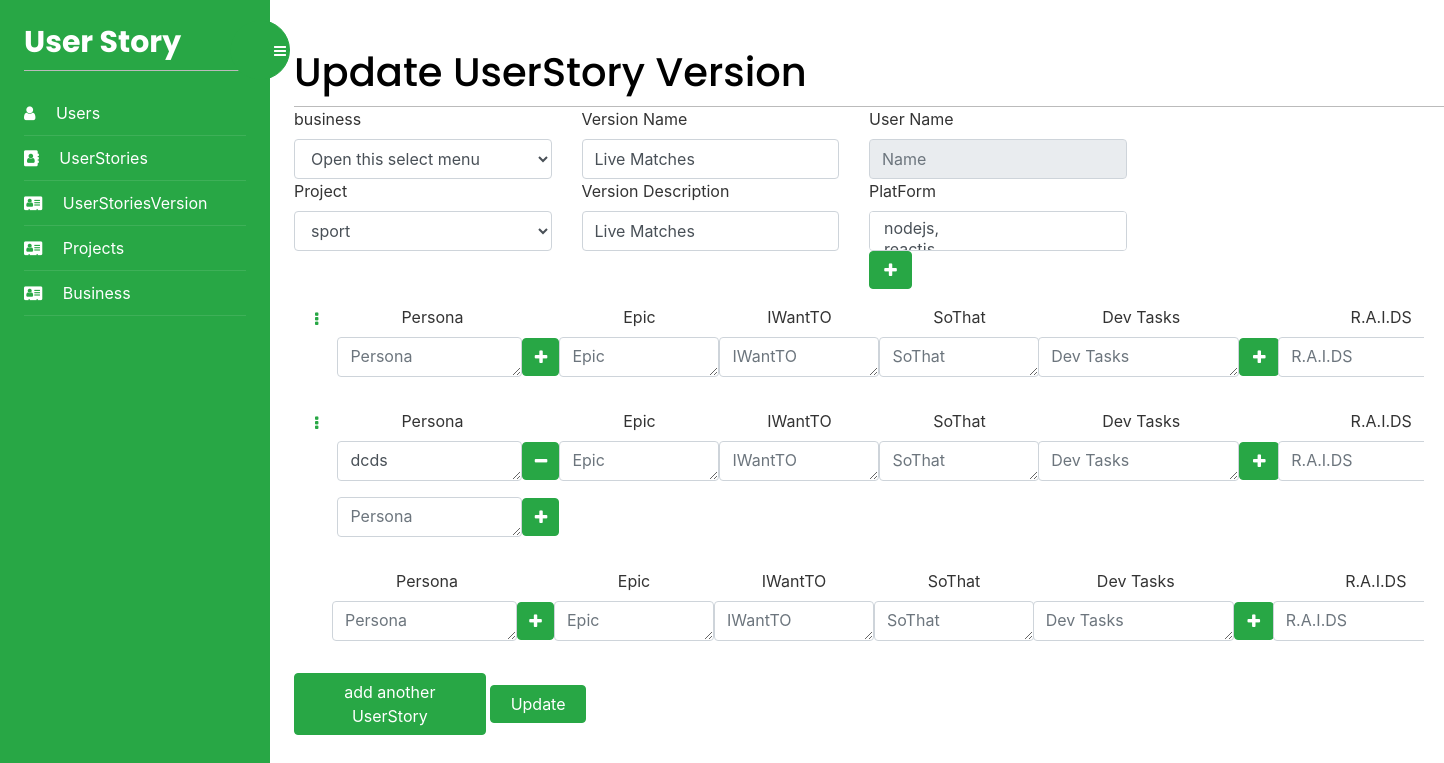
Page /UserStoryVersion/userStoryVersionEdit/1 on the committed database.
### UserStoryApp/models.py (models this page shows, shortened)
class UserStoryVersion(models.Model):
    id = models.AutoField(primary_key=True)
    name = models.TextField(blank=True)
    description = models.TextField(blank=True)
    Project = models.ForeignKey(Project, on_delete=models.CASCADE)
    User = models.ForeignKey(
        User, on_delete=models.CASCADE, blank=True, null=True)
    class Meta:
        db_table = "UserStoryVersion"

class UserStory(models.Model):
    id = models.AutoField(primary_key=True)
    iWantTO = models.TextField(blank=True)
    soThat = models.TextField(blank=True)
    priority = models.TextField(blank=True)
    userStoriesVersion = models.ForeignKey(
        UserStoryVersion, on_delete=models.CASCADE, blank=True, null=True)
    Persona = models.ManyToManyField(Persona)
    RAIDS = models.ManyToManyField(RAIDS)
    DevelopmentTask = models.ManyToManyField(DevelopmentTask)
    Estimates = models.ManyToManyField(Estimates)
    US_Group = models.ForeignKey(
        US_Group, on_delete=models.CASCADE, blank=True, null=True)
    Epic = models.ForeignKey(Epic, on_delete=models.CASCADE, null=True)
    platforms = []
    class Meta:
        db_table = "UserStory"

class Persona(models.Model):
    id = models.AutoField(primary_key=True)
    Name = models.TextField(blank=True)
    class Meta:
        db_table = "Persona"

### UserStoryVersions/views.py (the view)
def userStoryVersionDetails(request, id):
    platforms = Platform.objects.all()
    User = get_user_model()
    userStoryVersion = UserStoryVersion.objects.get(id=id)
    userStory = UserStory.objects.filter(
        userStoriesVersion=userStoryVersion).all()
    project = Project.objects.all()
    business = Business.objects.all()
    projects = []
    current_user = request.user
    for p in project:
        projects.append({'id': p.id, 'name': p.name,
                        'business': p.Business.id})
    projectJson = dumps(projects)
    platformIds = []
    for user in userStory:
        for e in user.Estimates.all():
            platformIds.append(e.Platform.id)
    totalEstimates = []
    for u in userStory:
        for e in u.Estimates.all():
            status = next(
                (True for i in totalEstimates if int(i['id']) == e.Platform.id), False)
            if status:
                for estimate in totalEstimates:
                    if estimate['id'] == e.Platform.id:
                        estimate['hours'] = estimate['hours'] + e.noOfHours
            else:
                totalEstimates.append(
                    {'id': e.Platform.id, 'name': e.Platform.name, 'hours': e.noOfHours})
    return render(request, 'userStoryVersions/userStoryVersionsDetails.html',
                  {'totalEstimates': totalEstimates, 'platformIds': platformIds, 'platforms': platforms, 'userStoryVersion': userStoryVersion, 'userStories': userStory, 'persona': project, 'userName': current_user.username, 'project': projectJson, 'business': business})

### UserStoryVersions/templates/userStoryVersions/userStoryVersionsDetails.html (shortened to what this page needs)
{% extends "base.html" %}
{% block content %}
<div>
    <h1 class="m-auto">Update UserStory Version</h1>
</div>
<form method="post" style="height: 100%;overflow:hidden;">
    <div class="row" style="width:100% ;">
        <div class="col-3">
            <div class="form-group mb-0">
                <label for="exampleInputEmail1">business</label>
                <select class="form-control form-select business" name="business" style="display:block ;"
                    aria-label="Default select example">
                    <option selected>Open this select menu</option>
                </select>
            </div>
            <div class="form-group">
                <label for="exampleInputEmail1">Project</label>
                <select class="form-control form-select project" name="project" style="display:block ;"
                    aria-label="Default select example">
                    {% for p in persona %}
                    {% if p == userStoryVersion.Project %}
                    <option class="projectOption" value="{{p.id}}" selected>{{p.name}}</option>
                    {% else %}
                    <option class="projectOption" value="{{p.id}}">{{p.name}}</option>
                    {% endif %}
                    {% endfor %}
                </select>
            </div>
        </div>
        <div class="col-3">
            <div class="form-group">
                <label for="exampleInputEmail1">Version Name</label>
                <input type="text" name="VersionName" value="{{userStoryVersion.name}}" class="form-control"
                    id="exampleInputEmail1" aria-describedby="emailHelp" placeholder="Name">
            </div>
            <div class="form-group">
                <label for="exampleInputEmail1">Version Description</label>
                <input type="text" name="VersionDescription" value="{{userStoryVersion.description}}" class="form-control"
                    id="exampleInputEmail1" aria-describedby="emailHelp" placeholder="Description">
            </div>
        </div>
        <div class="col-3">
            <div class="form-group">
                <label for="exampleInputEmail1">User Name</label>
                <input type="text" name="VersionName" disabled value="{{userName}}" class="form-control"
                    id="exampleInputEmail1" aria-describedby="emailHelp" placeholder="Name">
            </div>
            <div class="form-group">
                <label for="exampleInputEmail1" style="display: block;width: 100%;">PlatForm</label>
                <select id="example-getting-started3" name="platforms" style="width: 100%;"
                    class="form-control form-select platform" multiple="multiple">
                    {% for p in platforms %}
                    {% if p.id in platformIds %}
                    <option value="{{p.id}}" selected>{{p.name}},</option>
                    {% else %}
                    <option value="{{p.id}}">{{p.name}},</option>
                    {% endif %}
                    {% endfor %}
                </select>
                <button type="button" class="col-2 btn btn-success fa fa-plus " data-toggle="modal" data-target="#modalLoginForm">
                </button>
            </div>
        </div>
    </div>
    <div>
        {% for userStory in userStories %}
        <div class="container testimonial-group parent" style="overflow-x: hidden;">
            <div class="row no-gutters text-center flex-nowrap" id="UserStory">
                <div class="dropdown">
                    <button class="btn btn-transparent text-success p-0 show dropbtn fa fa-ellipsis-v" onclick="showmenu(event)"
                        type="button" data-toggle="dropdown">
                        </button>
                </div>
                <div class="form-group pl-5" style="height: 100%;min-width: 15rem;">
                    <div style="width:100% ;" class="row">
                        <div class="form-group col-10 mb-0">
                            <label for="exampleInputEmail1">Persona</label>
                        </div>
                    </div>
                    <div style="width: 100%;" class="row PersonDiv">
                        {% for Persona in userStory.Persona.all %}
                        <div class="form-group row">
                            <div class="col-10 m-0 p-0">
                                <textarea type="text" id="myInput" name="Persona" list="personList" style="display: inline;"
                                    class="form-control Persona" id="myInput" aria-describedby="emailHelp"
                                    placeholder="Persona">{{Persona.Name}}</textarea>
                            </div>
                            <i class="col-2 m-auto btn btn-success fa fa-minus" onclick="remove(this)"
                                style="display: flex;justify-content: center;align-items: center;"></i>
                        </div>
                        {% endfor %}
                    </div>
                    <div style="width:100% ;" class="row">
                        <div class="form-group row">
                            <div class="col-10 m-0 p-0">
                                <textarea type="text" id="myInput" name="Persona" list="personList" style="display: inline;"
                                    class="form-control Persona" id="myInput" aria-describedby="emailHelp" placeholder="Persona"></textarea>
                            </div>
                            <i class="col-2 m-auto btn btn-success fa fa-plus AddPersona"
                                style="display: flex;justify-content: center;align-items: center;"></i>
                        </div>
                    </div>
                </div>
                <div class="form-group m-0" style="margin: 0;min-width: 10rem;">
                    <label for="exampleInputEmail1">Epic</label>
                    <textarea type="text" id="epicInput" list="encodings" name="Epic" class="form-control input" id="epicInput"
                        aria-describedby="emailHelp" placeholder="Epic">{{userStory.Epic.versionName}}</textarea>
                </div>
                <div class="form-group" style="min-width: 10rem;">
                    <label for="exampleInputEmail1">IWantTO</label>
                    <textarea type="text" id="IWantTO" name="IWantTO" class="form-control" id="exampleInputEmail1"
                        aria-describedby="emailHelp" placeholder="IWantTO">{{userStory.iWantTO}}</textarea>
                </div>
                <div class="form-group" style="min-width: 10rem;">
                    <label for="exampleInputEmail1">SoThat</label>
                    <textarea type="text" id="SoThat" name="SoThat" class="form-control" id="exampleInputEmail1"
                        aria-describedby="emailHelp" placeholder="SoThat">{{userStory.soThat}}</textarea>
                </div>
                <div class="form-group" style="padding-left: 1.8rem;min-width: 15rem;">
                    <div style="width:100% ;" class="row">
                        <div class="form-group col-10 mb-0">
                            <label for="exampleInputEmail1">Dev Tasks</label>
                        </div>
                    </div>
                    <div style="width:100% ;" class="row">
                        <div class="form-group row">
                            <textarea type="text" id="DevTasks" class="form-control Dev col-10" name="Dev"
                                id="exampleInputEmail1" aria-describedby="emailHelp" placeholder="Dev Tasks"></textarea>
                            <i class="col-2 m-auto btn btn-success fa fa-plus AddDev"
                                style="display: flex;justify-content: center;align-items: center;"></i>
                        </div>
                    </div>
                </div>
                <div class="form-group" style="padding-left: 1.8rem;min-width: 15rem;">
                    <div style="width:100% ;" class="row">
                        <div class="form-group col-10 mb-0">
                            <label for="exampleInputEmail1">R.A.I.DS</label>
                        </div>
                    </div>
                    <div style="width:100% ;" class="row">
                        <div class="form-group row">
                            <textarea type="text" id="R.A.I.DS" class="form-control Raids col-10" name="RAIDS"
                                id="exampleInputEmail1" aria-describedby="emailHelp" placeholder="R.A.I.DS"></textarea>
                        </div>
                    </div>
                </div>
            </div>
        </div>
        {% endfor %}
        <div class="container testimonial-group" style="overflow-x: hidden;">
            <div class="row no-gutters text-center flex-nowrap" id="UserStory">
                <div class="form-group pl-5" style="height: 100%;min-width: 15rem;">
                    <div style="width:100% ;" class="row">
                        <div class="form-group col-10 mb-0">
                            <label for="exampleInputEmail1">Persona</label>
                        </div>
                    </div>
                    <div style="width:100% ;" class="row">
                        <div class="form-group row">
                            <div class="col-10 m-0 p-0">
                                <textarea type="text" id="myInput" name="Persona" list="personList" style="display: inline;"
                                    class="form-control Persona" id="myInput" aria-describedby="emailHelp"
                                    placeholder="Persona"></textarea>
                            </div>
                            <i class="col-2 m-auto btn btn-success fa fa-plus AddPersona"
                                style="display: flex;justify-content: center;align-items: center;"></i>
                        </div>
                    </div>
                </div>
                <div class="form-group m-0" style="margin: 0;min-width: 10rem;">
                    <label for="exampleInputEmail1">Epic</label>
                    <textarea type="text" id="epicInput" list="encodings" name="Epic" class="form-control input" id="epicInput"
                        aria-describedby="emailHelp" placeholder="Epic"></textarea>
                </div>
                <div class="form-group" style="min-width: 10rem;">
                    <label for="exampleInputEmail1">IWantTO</label>
                    <textarea type="text" id="IWantTO" name="IWantTO" class="form-control" id="exampleInputEmail1"
                        aria-describedby="emailHelp" placeholder="IWantTO"></textarea>
                </div>
                <div class="form-group" style="min-width: 10rem;">
                    <label for="exampleInputEmail1">SoThat</label>
                    <textarea type="text" id="SoThat" name="SoThat" class="form-control" id="exampleInputEmail1"
                        aria-describedby="emailHelp" placeholder="SoThat"></textarea>
                </div>
                <div class="form-group" style="padding-left: 1.8rem;min-width: 15rem;">
                    <div style="width:100% ;" class="row">
                        <div class="form-group col-10 mb-0">
                            <label for="exampleInputEmail1">Dev Tasks</label>
                        </div>
                    </div>
                    <div style="width:100% ;" class="row">
                        <div class="form-group row">
                            <textarea type="text" id="DevTasks" class="form-control Dev col-10" name="Dev"
                                id="exampleInputEmail1" aria-describedby="emailHelp" placeholder="Dev Tasks"></textarea>
                            <i class="col-2 m-auto btn btn-success fa fa-plus AddDev"
                                style="display: flex;justify-content: center;align-items: center;"></i>
                        </div>
                    </div>
                </div>
                <div class="form-group" style="padding-left: 1.8rem;min-width: 15rem;">
                    <div style="width:100% ;" class="row">
                        <div class="form-group col-10 mb-0">
                            <label for="exampleInputEmail1">R.A.I.DS</label>
                        </div>
                    </div>
                    <div style="width:100% ;" class="row">
                        <div class="form-group row">
                            <textarea type="text" id="R.A.I.DS" class="form-control Raids col-10" name="RAIDS"
                                id="exampleInputEmail1" aria-describedby="emailHelp" placeholder="R.A.I.DS"></textarea>
                        </div>
                    </div>
                </div>
            </div>
        </div>
    </div>
    <div>
        <button type="button" class="col-2 btn btn-success AddUserStory">add another
            UserStory</button>
        <button type="submit" class="col-1 btn btn-success ">Update</button>
    </div>
</form>
{% endblock %}

### account/static/css/base.css (style rules this page uses)
body { margin:0; padding:0; font-family:helvetica, sans-serif; }
h1, h2, h3, h4, h5 , h6 { font-family: 'Muli', sans-serif; font-weight:normal; }
h1 { border-bottom:1px solid #bbb; padding:0 0 10px 0; margin:10px 0 20px 0; }
form { overflow:auto; }
label { float:left; clear:both; color:#333; margin-bottom:4px; }
input, textarea { clear:both; float:left; margin:0 0 10px; background:#efefef; border:0; padding:6px 10px; font-size:14px; }

### Users/templates/base.html (style rules this page uses)
.testimonial-group > .row { overflow-x: auto; white-space: nowrap; }
label { display: block; width: 100%; }

### rows in the picture
UserStoryVersion: VersionName "Live Matches", VersionDescription "Live Matches"
Persona: Persona "dcds"

### other values in the picture
form field project "sport"
